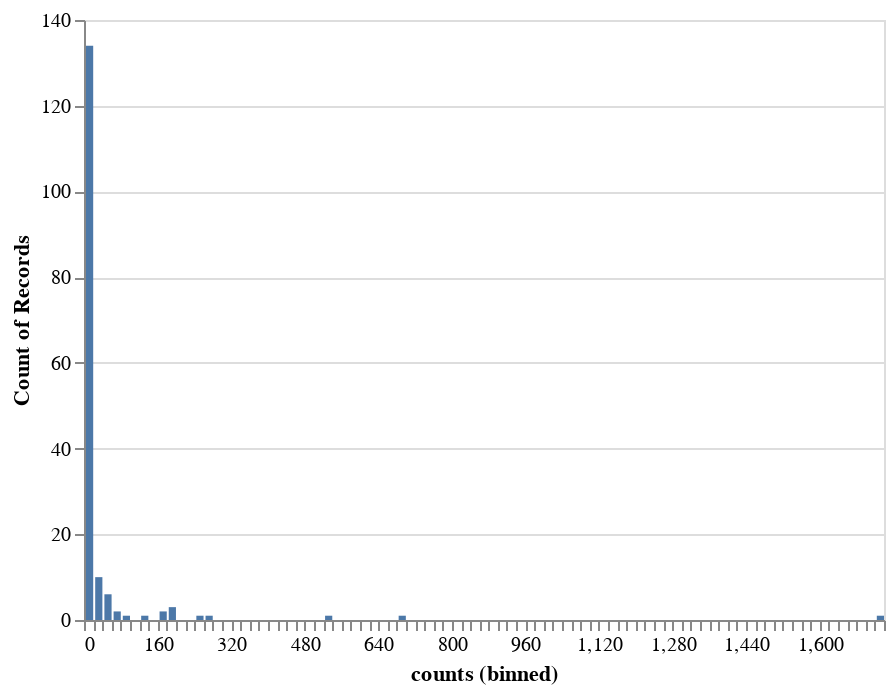

The notebook cell saved with this chart:
### Code cell
alt.Chart(pull_comments_counts).mark_bar().encode(
    alt.X('counts', bin=alt.Bin(maxbins=100)),
    y='count()'
)

### Figure 1 — Vega-Lite specification as saved in the notebook (floating-point values rounded to 4 significant figures; data arrays with more than 128 entries replaced by an {"elided": "..."} marker saying what was removed)
{"config": {"view": {"continuousWidth": 400, "continuousHeight": 300}}, "data": {"name": "data-6a5fdba59969e014a885159721dbb7ca"}, "mark": "bar", "encoding": {"x": {"type": "quantitative", "bin": {"maxbins": 100}, "field": "counts"}, "y": {"type": "quantitative", "aggregate": "count"}}, "$schema": "https://vega.github.io/schema/vega-lite/v4.8.1.json", "datasets": {"data-6a5fdba59969e014a885159721dbb7ca": {"elided": "164 records"}}}
